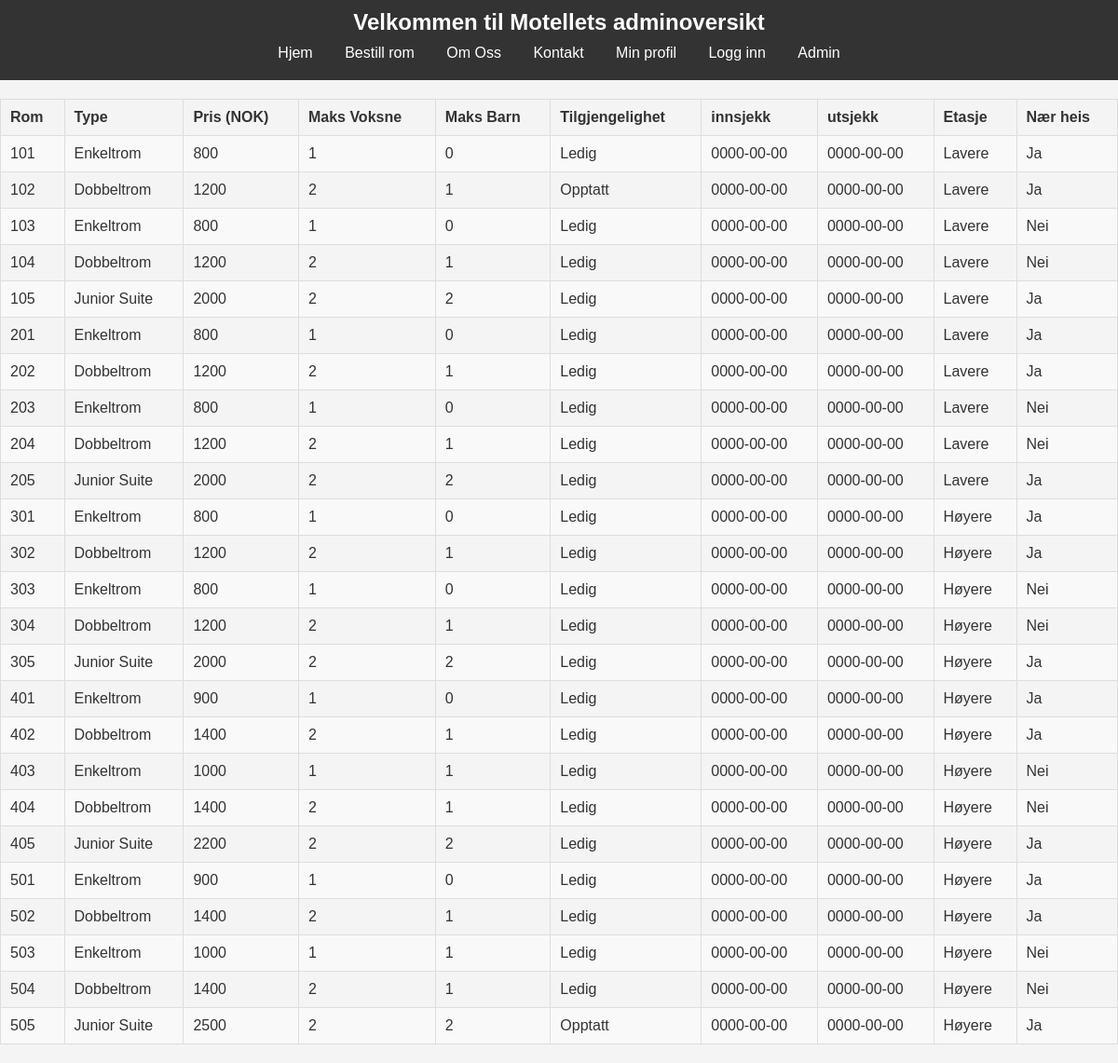
The app's page /admin.php with its own data.
### tables this page shows
CREATE TABLE `rom` (
  `Romnummer` varchar(10) NOT NULL,
  `Type` varchar(20) NOT NULL,
  `Pris` int(11) NOT NULL,
  `Maks_voksne` int(11) NOT NULL,
  `Maks_barn` int(11) NOT NULL,
  `Tilgjengelighet` varchar(20) NOT NULL,
  `innsjekk` DATE NOT NULL,
  `utsjekk` DATE NOT NULL,
  `Etasje` varchar(20) NOT NULL,
  `Nar_heis` varchar(10) NOT NULL
);

### admin.php (the view, shortened to what this page needs)
<!DOCTYPE html>
<html lang="no">
<head>
    <link rel="stylesheet" href="css/main.css">
</head>
<body>
<header>
    <h1>Velkommen til Motellets adminoversikt</h1>
    <nav>
        <ul>
            <li><a href="index.php">Hjem</a></li>
            <li><a href="booking.php">Bestill rom</a></li>
            <li><a href="about.php">Om Oss</a></li>
            <li><a href="contact.php">Kontakt</a></li>
            <li><a href="gjesteprofil.php">Min profil</a></li>
            <li><a href="login.php">Logg inn</a></li>
            <li class="right-align"><a href="admin.php">Admin</a></li>
        </ul>
    </nav>
</header>
<?php
$servername = "localhost";
$username = "root";
$password = "";
$dbname = "motell";
$conn = new mysqli($servername, $username, $password, $dbname);
$sql = "SELECT Romnummer, Type, Pris, Maks_voksne, Maks_barn, Tilgjengelighet, innsjekk, utsjekk, Etasje, Nar_heis FROM Rom";
$result = $conn->query($sql);
if ($result->num_rows > 0) {
    echo "<table class='room-table'>";
    echo "<tr><th>Rom</th><th>Type</th><th>Pris (NOK)</th><th>Maks Voksne</th><th>Maks Barn</th><th>Tilgjengelighet</th><th>innsjekk</th><th>utsjekk</th><th>Etasje</th><th>Nær heis</th></tr>";
    while($row = $result->fetch_assoc()) {
        echo "<tr>";
        echo "<td>" . $row["Romnummer"] . "</td>";
        echo "<td>" . $row["Type"] . "</td>";
        echo "<td>" . $row["Pris"] . "</td>";
        echo "<td>" . $row["Maks_voksne"] . "</td>";
        echo "<td>" . $row["Maks_barn"] . "</td>";
        echo "<td>" . $row["Tilgjengelighet"] . "</td>";
        echo "<td>" . $row["innsjekk"] . "</td>";
        echo "<td>" . $row["utsjekk"] . "</td>";
        echo "<td>" . $row["Etasje"] . "</td>";
        echo "<td>" . $row["Nar_heis"] . "</td>";
        echo "</tr>";
    }
    echo "</table>";
} else {
    echo "Ingen rom funnet.";
}
?>

### css/main.css (style rules this page uses)
body { font-family: Arial, sans-serif; background-color: #f4f4f4; margin: 0; padding: 0; color: #333; }
header { background-color: #333; color: #fff; padding: 10px 0; text-align: center; }
header h1 { margin: 0; font-size: 24px; }
nav ul { list-style: none; padding: 0; margin: 10px 0; text-align: center; }
nav ul li { display: inline; margin: 0 15px; }
nav ul li a { color: #fff; text-decoration: none; font-size: 16px; }
ul { list-style-type: none; padding: 0; margin: 10px 0; }
li { margin: 10px 0; }
a { text-decoration: none; color: #007BFF; }
table { width: 100%; border-collapse: collapse; margin: 20px 0; }
table th, table td { border: 1px solid #ddd; padding: 10px; text-align: left; }
table th { background-color: #f4f4f4; font-weight: bold; }
table tr:nth-child(even) { background-color: #f9f9f9; }

### admin.php (style rules this page uses)
body { font-family: Arial, sans-serif; background-color: #f4f4f4; margin: 0; padding: 0; }
header { background-color: #333; color: #fff; padding: 10px 0; text-align: center; }
header h1 { margin: 0; }
nav ul { list-style: none; padding: 0; }
nav ul li { display: inline; margin: 0 15px; }
nav ul li a { color: #fff; text-decoration: none; }

### records on screen
rom: Romnummer "101", Type "Enkeltrom", Pris "800", Maks_voksne "1", Maks_barn "0", Tilgjengelighet "Ledig", innsjekk "0000-00-00", utsjekk "0000-00-00", Etasje "Lavere", Nar_heis "Ja"
rom: Romnummer "102", Type "Dobbeltrom", Pris "1200", Maks_voksne "2", Maks_barn "1", Tilgjengelighet "Opptatt", innsjekk "0000-00-00", utsjekk "0000-00-00", Etasje "Lavere", Nar_heis "Ja"
rom: Romnummer "103", Type "Enkeltrom", Pris "800", Maks_voksne "1", Maks_barn "0", Tilgjengelighet "Ledig", innsjekk "0000-00-00", utsjekk "0000-00-00", Etasje "Lavere", Nar_heis "Nei"
rom: Romnummer "104", Type "Dobbeltrom", Pris "1200", Maks_voksne "2", Maks_barn "1", Tilgjengelighet "Ledig", innsjekk "0000-00-00", utsjekk "0000-00-00", Etasje "Lavere", Nar_heis "Nei"
rom: Romnummer "105", Type "Junior Suite", Pris "2000", Maks_voksne "2", Maks_barn "2", Tilgjengelighet "Ledig", innsjekk "0000-00-00", utsjekk "0000-00-00", Etasje "Lavere", Nar_heis "Ja"
rom: Romnummer "201", Type "Enkeltrom", Pris "800", Maks_voksne "1", Maks_barn "0", Tilgjengelighet "Ledig", innsjekk "0000-00-00", utsjekk "0000-00-00", Etasje "Lavere", Nar_heis "Ja"
rom: Romnummer "202", Type "Dobbeltrom", Pris "1200", Maks_voksne "2", Maks_barn "1", Tilgjengelighet "Ledig", innsjekk "0000-00-00", utsjekk "0000-00-00", Etasje "Lavere", Nar_heis "Ja"
rom: Romnummer "203", Type "Enkeltrom", Pris "800", Maks_voksne "1", Maks_barn "0", Tilgjengelighet "Ledig", innsjekk "0000-00-00", utsjekk "0000-00-00", Etasje "Lavere", Nar_heis "Nei"
rom: Romnummer "204", Type "Dobbeltrom", Pris "1200", Maks_voksne "2", Maks_barn "1", Tilgjengelighet "Ledig", innsjekk "0000-00-00", utsjekk "0000-00-00", Etasje "Lavere", Nar_heis "Nei"
rom: Romnummer "205", Type "Junior Suite", Pris "2000", Maks_voksne "2", Maks_barn "2", Tilgjengelighet "Ledig", innsjekk "0000-00-00", utsjekk "0000-00-00", Etasje "Lavere", Nar_heis "Ja"
rom: Romnummer "301", Type "Enkeltrom", Pris "800", Maks_voksne "1", Maks_barn "0", Tilgjengelighet "Ledig", innsjekk "0000-00-00", utsjekk "0000-00-00", Etasje "Høyere", Nar_heis "Ja"
rom: Romnummer "302", Type "Dobbeltrom", Pris "1200", Maks_voksne "2", Maks_barn "1", Tilgjengelighet "Ledig", innsjekk "0000-00-00", utsjekk "0000-00-00", Etasje "Høyere", Nar_heis "Ja"
rom: Romnummer "303", Type "Enkeltrom", Pris "800", Maks_voksne "1", Maks_barn "0", Tilgjengelighet "Ledig", innsjekk "0000-00-00", utsjekk "0000-00-00", Etasje "Høyere", Nar_heis "Nei"
rom: Romnummer "304", Type "Dobbeltrom", Pris "1200", Maks_voksne "2", Maks_barn "1", Tilgjengelighet "Ledig", innsjekk "0000-00-00", utsjekk "0000-00-00", Etasje "Høyere", Nar_heis "Nei"
rom: Romnummer "305", Type "Junior Suite", Pris "2000", Maks_voksne "2", Maks_barn "2", Tilgjengelighet "Ledig", innsjekk "0000-00-00", utsjekk "0000-00-00", Etasje "Høyere", Nar_heis "Ja"
rom: Romnummer "401", Type "Enkeltrom", Pris "900", Maks_voksne "1", Maks_barn "0", Tilgjengelighet "Ledig", innsjekk "0000-00-00", utsjekk "0000-00-00", Etasje "Høyere", Nar_heis "Ja"
rom: Romnummer "402", Type "Dobbeltrom", Pris "1400", Maks_voksne "2", Maks_barn "1", Tilgjengelighet "Ledig", innsjekk "0000-00-00", utsjekk "0000-00-00", Etasje "Høyere", Nar_heis "Ja"
rom: Romnummer "403", Type "Enkeltrom", Pris "1000", Maks_voksne "1", Maks_barn "1", Tilgjengelighet "Ledig", innsjekk "0000-00-00", utsjekk "0000-00-00", Etasje "Høyere", Nar_heis "Nei"
rom: Romnummer "404", Type "Dobbeltrom", Pris "1400", Maks_voksne "2", Maks_barn "1", Tilgjengelighet "Ledig", innsjekk "0000-00-00", utsjekk "0000-00-00", Etasje "Høyere", Nar_heis "Nei"
rom: Romnummer "405", Type "Junior Suite", Pris "2200", Maks_voksne "2", Maks_barn "2", Tilgjengelighet "Ledig", innsjekk "0000-00-00", utsjekk "0000-00-00", Etasje "Høyere", Nar_heis "Ja"
rom: Romnummer "501", Type "Enkeltrom", Pris "900", Maks_voksne "1", Maks_barn "0", Tilgjengelighet "Ledig", innsjekk "0000-00-00", utsjekk "0000-00-00", Etasje "Høyere", Nar_heis "Ja"
rom: Romnummer "502", Type "Dobbeltrom", Pris "1400", Maks_voksne "2", Maks_barn "1", Tilgjengelighet "Ledig", innsjekk "0000-00-00", utsjekk "0000-00-00", Etasje "Høyere", Nar_heis "Ja"
rom: Romnummer "503", Type "Enkeltrom", Pris "1000", Maks_voksne "1", Maks_barn "1", Tilgjengelighet "Ledig", innsjekk "0000-00-00", utsjekk "0000-00-00", Etasje "Høyere", Nar_heis "Nei"
rom: Romnummer "504", Type "Dobbeltrom", Pris "1400", Maks_voksne "2", Maks_barn "1", Tilgjengelighet "Ledig", innsjekk "0000-00-00", utsjekk "0000-00-00", Etasje "Høyere", Nar_heis "Nei"
rom: Romnummer "505", Type "Junior Suite", Pris "2500", Maks_voksne "2", Maks_barn "2", Tilgjengelighet "Opptatt", innsjekk "0000-00-00", utsjekk "0000-00-00", Etasje "Høyere", Nar_heis "Ja"
